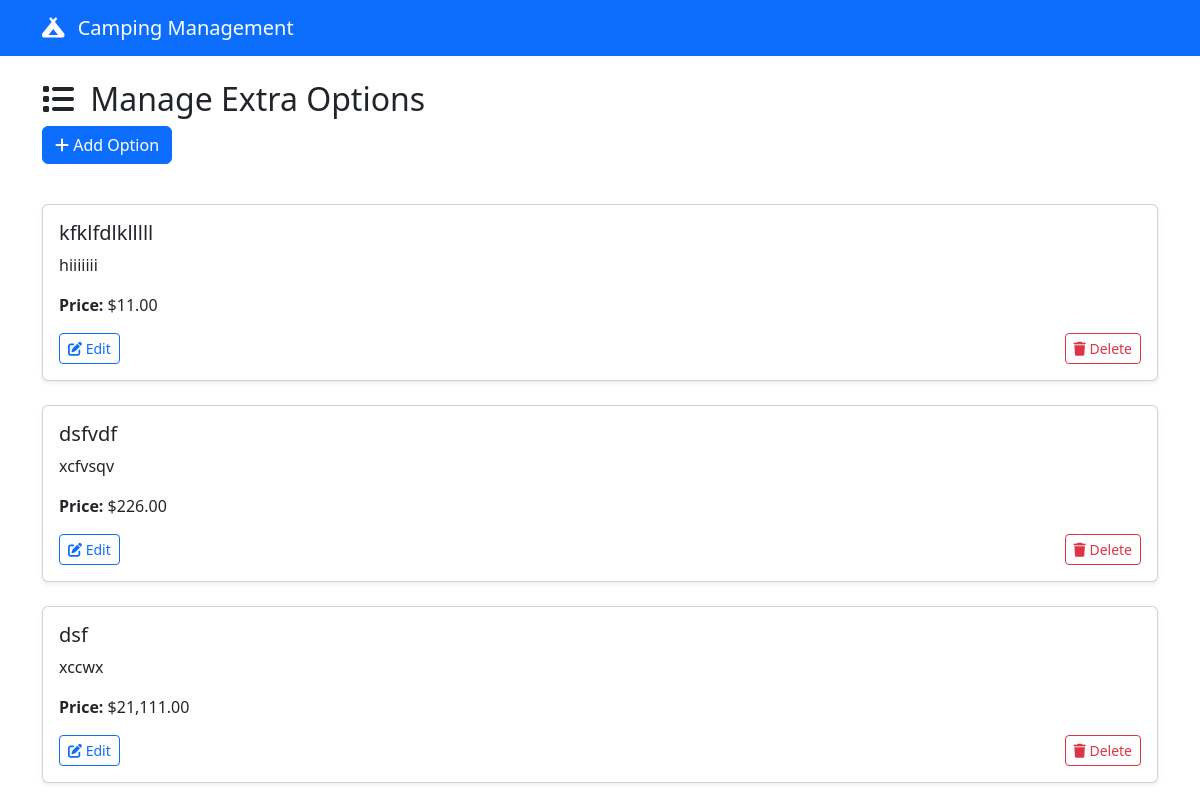
Screenshot of /accomodation-option/manage_option.php with the database file from the repository.
### tables this page shows
CREATE TABLE `extra_options` (
  `id` int(11) NOT NULL,
  `name` varchar(255) NOT NULL,
  `description` text DEFAULT NULL,
  `price` decimal(10,2) NOT NULL
);

### accomodation-option/manage_option.php (the view, shortened to what this page needs)
<?php
include "config.php";
$options_result = $conn->query("SELECT * FROM extra_options");
$options = [];
while ($option = $options_result->fetch_assoc()) {
    $options[] = $option;
}
?>
<!DOCTYPE html>
<html lang="en">
<head>
    <link href="https://cdn.jsdelivr.net/npm/bootstrap@5.3.0/dist/css/bootstrap.min.css" rel="stylesheet">
    <link rel="stylesheet" href="https://cdnjs.cloudflare.com/ajax/libs/font-awesome/6.4.0/css/all.min.css">
</head>
<body>
<?php include 'navbar.php'; ?>
<div class="container mt-4">
    <h2><i class="fas fa-list me-2"></i> Manage Extra Options</h2>
    <button class="btn btn-primary" data-bs-toggle="modal" data-bs-target="#addOptionModal">
        <i class="fas fa-plus"></i> Add Option
    </button>
    <div class="row row-cols-1 g-4 mt-3">
        <?php foreach ($options as $option): ?>
            <div class="col">
                <div class="card shadow-sm">
                    <div class="card-body">
                        <h5 class="card-title"> <?= htmlspecialchars($option['name']) ?> </h5>
                        <p class="card-text"> <?= htmlspecialchars($option['description']) ?> </p>
                        <p class="card-text"><strong>Price:</strong> $<?= number_format($option['price'], 2) ?></p>
                        <div class="d-flex justify-content-between">
                            <button class="btn btn-sm btn-outline-primary edit-option-btn"
                                data-id="<?= $option['id'] ?>"
                                data-name="<?= htmlspecialchars($option['name']) ?>"
                                data-description="<?= htmlspecialchars($option['description']) ?>"
                                data-price="<?= $option['price'] ?>">
                                <i class="fas fa-edit"></i> Edit
                            </button>
                            <a href="delete_option.php?id=<?= $option['id'] ?>" class="btn btn-sm btn-outline-danger" onclick="return confirm('Are you sure you want to delete this option?');">
                                <i class="fas fa-trash"></i> Delete
                            </a>
                        </div>
                    </div>
                </div>
            </div>
        <?php endforeach; ?>
    </div>
</div>
</body>
</html>

### rows the page displays
extra_options: name "kfklfdlklllll", description "hiiiiiii", price "11.00"
extra_options: name "dsfvdf", description "xcfvsqv", price "226.00"
extra_options: name "dsf", description "xccwx", price "21,111.00"
